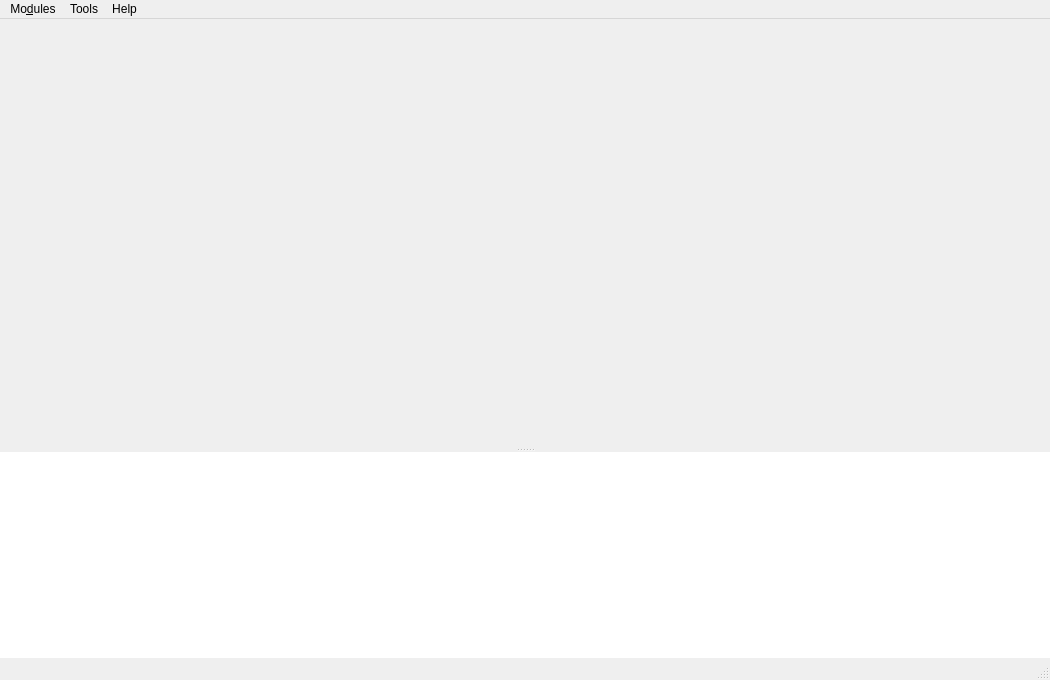
<?xml version="1.0" encoding="UTF-8"?>
<ui version="4.0">
 <class>MainWindow</class>
 <widget class="QMainWindow" name="MainWindow">
  <property name="geometry">
   <rect>
    <x>0</x>
    <y>0</y>
    <width>1050</width>
    <height>680</height>
   </rect>
  </property>
  <property name="windowTitle">
   <string>MainWindow</string>
  </property>
  <property name="styleSheet">
   <string notr="true">QMainWindow::separator {
  width: 1px;
}

QToolButton {
	font-size: 13px;
}
</string>
  </property>
  <widget class="QWidget" name="centralWidget">
   <layout class="QVBoxLayout" name="verticalLayout">
    <property name="leftMargin">
     <number>0</number>
    </property>
    <property name="topMargin">
     <number>0</number>
    </property>
    <property name="rightMargin">
     <number>0</number>
    </property>
    <property name="bottomMargin">
     <number>0</number>
    </property>
    <item>
     <widget class="QSplitter" name="splitter">
      <property name="orientation">
       <enum>Qt::Vertical</enum>
      </property>
      <widget class="QFrame" name="frame">
       <property name="sizePolicy">
        <sizepolicy hsizetype="Expanding" vsizetype="Expanding">
         <horstretch>0</horstretch>
         <verstretch>0</verstretch>
        </sizepolicy>
       </property>
       <property name="frameShape">
        <enum>QFrame::NoFrame</enum>
       </property>
       <layout class="QHBoxLayout" name="horizontalLayout">
        <property name="leftMargin">
         <number>0</number>
        </property>
        <property name="topMargin">
         <number>0</number>
        </property>
        <property name="rightMargin">
         <number>0</number>
        </property>
        <property name="bottomMargin">
         <number>0</number>
        </property>
        <item>
         <widget class="MainPlotWidget" name="plotWidget" native="true">
          <property name="minimumSize">
           <size>
            <width>500</width>
            <height>400</height>
           </size>
          </property>
         </widget>
        </item>
       </layout>
      </widget>
      <widget class="QPlainTextEdit" name="loggerWidget">
       <property name="frameShape">
        <enum>QFrame::NoFrame</enum>
       </property>
       <property name="frameShadow">
        <enum>QFrame::Plain</enum>
       </property>
       <property name="lineWidth">
        <number>1</number>
       </property>
       <property name="readOnly">
        <bool>true</bool>
       </property>
       <property name="tabStopWidth">
        <number>120</number>
       </property>
      </widget>
     </widget>
    </item>
   </layout>
  </widget>
  <widget class="QMenuBar" name="menubar">
   <property name="geometry">
    <rect>
     <x>0</x>
     <y>0</y>
     <width>1050</width>
     <height>22</height>
    </rect>
   </property>
   <widget class="QMenu" name="menuModules">
    <property name="title">
     <string>Mo&amp;dules</string>
    </property>
    <widget class="QMenu" name="menuModulesQuanty">
     <property name="title">
      <string>&amp;Quanty</string>
     </property>
     <addaction name="quantyOpenPreferencesDialogAction"/>
     <addaction name="separator"/>
     <addaction name="quantySaveInputAction"/>
     <addaction name="quantySaveInputAsAction"/>
     <addaction name="separator"/>
     <addaction name="quantySaveAllCalculationsAsAction"/>
     <addaction name="quantyRemoveAllCalculationsAction"/>
     <addaction name="separator"/>
     <addaction name="quantyLoadCalculationsAction"/>
     <addaction name="separator"/>
     <addaction name="quantyModuleHideAction"/>
    </widget>
    <addaction name="menuModulesQuanty"/>
   </widget>
   <widget class="QMenu" name="menuHelp">
    <property name="title">
     <string>Help</string>
    </property>
    <addaction name="openAboutDialogAction"/>
   </widget>
   <widget class="QMenu" name="menuTools">
    <property name="title">
     <string>Tools</string>
    </property>
    <addaction name="loadExperimentalDataAction"/>
   </widget>
   <addaction name="menuModules"/>
   <addaction name="menuTools"/>
   <addaction name="menuHelp"/>
  </widget>
  <widget class="QStatusBar" name="statusbar">
   <property name="enabled">
    <bool>true</bool>
   </property>
  </widget>
  <action name="quantySaveInputAction">
   <property name="text">
    <string>Save Input</string>
   </property>
   <property name="toolTip">
    <string>Save the Quanty Input File</string>
   </property>
  </action>
  <action name="quantySaveInputAsAction">
   <property name="text">
    <string>Save Input As...</string>
   </property>
  </action>
  <action name="quantyModuleShowAction">
   <property name="text">
    <string>Show Module</string>
   </property>
   <property name="toolTip">
    <string>Show the Quanty Module</string>
   </property>
  </action>
  <action name="quantyModuleHideAction">
   <property name="text">
    <string>Hide Module</string>
   </property>
   <property name="toolTip">
    <string>Hide the Quanty Module</string>
   </property>
  </action>
  <action name="quantyLoadCalculationsAction">
   <property name="text">
    <string>Load Calculations</string>
   </property>
  </action>
  <action name="quantyRunCalculationAction">
   <property name="text">
    <string>Run</string>
   </property>
  </action>
  <action name="quantyRemoveAllCalculationsAction">
   <property name="text">
    <string>Remove All Calculations</string>
   </property>
  </action>
  <action name="quantyOpenPreferencesDialogAction">
   <property name="text">
    <string>Preferences...</string>
   </property>
  </action>
  <action name="openAboutDialogAction">
   <property name="text">
    <string>About</string>
   </property>
  </action>
  <action name="quantySaveAllCalculationsAsAction">
   <property name="text">
    <string>Save All Calculations As...</string>
   </property>
  </action>
  <action name="loadExperimentalDataAction">
   <property name="text">
    <string>Load Experimental Data</string>
   </property>
  </action>
 </widget>
 <customwidgets>
  <customwidget>
   <class>MainPlotWidget</class>
   <extends>QWidget</extends>
   <header>.plot</header>
   <container>1</container>
  </customwidget>
 </customwidgets>
 <resources/>
 <connections/>
</ui>
